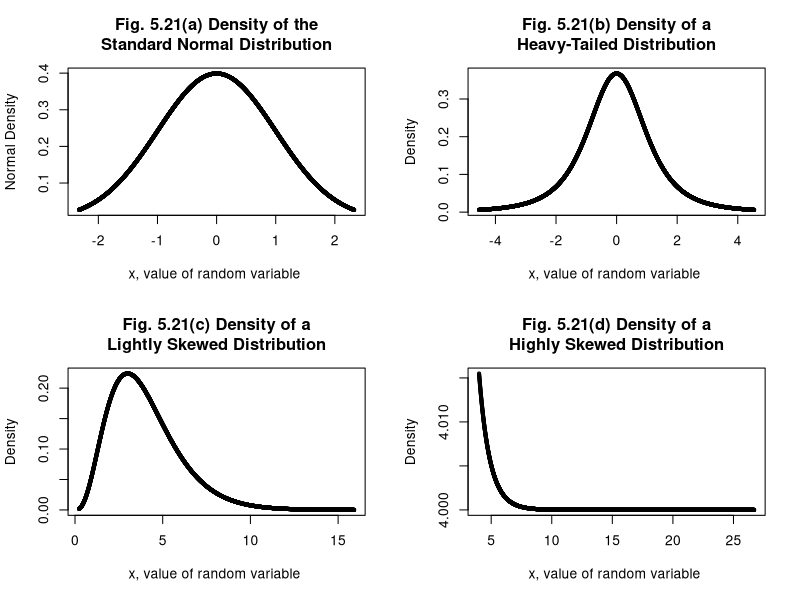

The R script that drew this image:
#x <- scan("/home/stat/longneck/meth1/ozone1.DAT")

postscript("fig5,21.ps",height=8,horizontal=F)

par(mfrow=c(2,2))
x <- c(0.01,0.99)
y <- c(0.0001,0.9999)
y1 <- c(0.0001,0.9999)
bounds.norm <- qnorm(x)
bounds.gam1  <- 3*qgamma(y,.5)+4
bounds.gam2  <- qgamma(y1,4)
bounds.t    <- qt(x,3)
points.norm <- seq(bounds.norm[1],bounds.norm[2],length=5000)
points.gam1 <- seq(bounds.gam1[1],bounds.gam1[2],length=5000)
points.gam2 <- seq(bounds.gam2[1],bounds.gam2[2],length=5000)
points.t <- seq(bounds.t[1],bounds.t[2],length=5000)
pdf.norm <- dnorm(points.norm)
pdf.gam1  <- dgamma(points.gam1,.5)
pdf.gam2  <- dgamma(points.gam2,4)
pdf.t    <- dt(points.t,3)
pdf.gam1 <- 3*pdf.gam1+4

plot(points.norm,pdf.norm,xlab="x, value of random variable ", ylab="Normal Density",main="Fig. 5.21(a) Density of the
Standard Normal Distribution",cex=.5)
plot(points.t,pdf.t,xlab="x, value of random variable ", ylab="Density",main="Fig. 5.21(b) Density of a
Heavy-Tailed Distribution",cex=.5)
plot(points.gam2,pdf.gam2,xlab="x, value of random variable ", ylab="Density",main="Fig. 5.21(c) Density of a
Lightly Skewed Distribution",cex=.5)
plot(points.gam1,pdf.gam1,xlab="x, value of random variable ", ylab="Density",main="Fig. 5.21(d) Density of a
Highly Skewed Distribution",cex=.5)


graphics.off()
